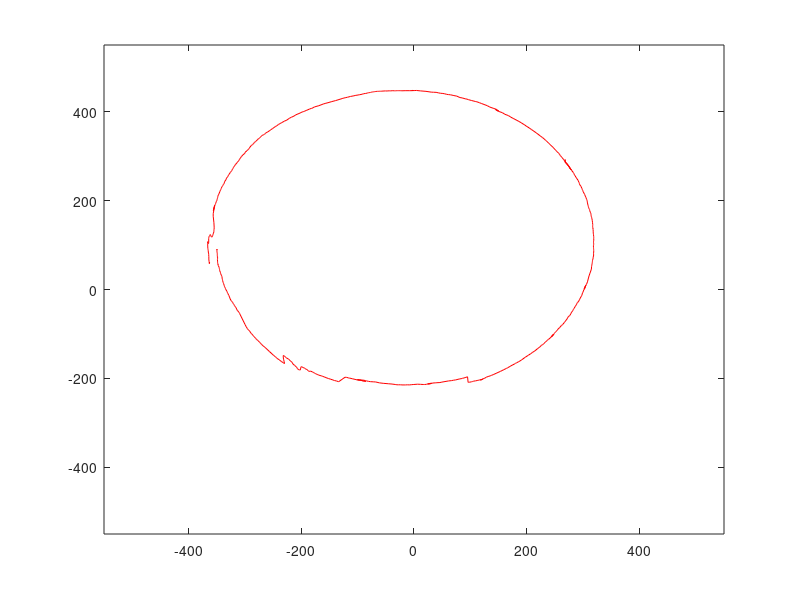

The MATLAB script that drew this image:

% Load data
load('A.mat');
data = rawStarData;
x = data(:,1:4);
y = data(:,5:8);
n = size(data,1);

% Check for missing stars
checkx = x == 1023;
checky = y == 1023;
check = logical(checkx & checky);
numStars = 4-sum(check,2);

% Preassignment
x = x - 512;
y = y - 512;
v = zeros(n,2);

% Calculate
for t = 1:n 
    if (numStars(t) >= 3)
        sx = x(t,:);
        sy = y(t,:);
        px = sx(~check(t,:));
        py = sy(~check(t,:));
        cen = [mean(px) mean(py)];
        v(t,:) = -cen;
    else
        v(t,:) = NaN;
    end
end

% Plot
figure;
plot(v(:,1),v(:,2),'r-');
axis([-550,550,-550,550]);

% figure;
% plot(0,0,'k+'); hold on;
% for t = 1:n
%     if (numStars(t) > 3)
%         s = scatter(x(t,:),y(t,:),'ro');
%         c = plot(mean(x(t,:)),mean(y(t,:)),'kx');
%         axis([-550,550,-550,550]);
%         pause(0.01);
%         delete(s);
%         delete(c);
%     end
% end